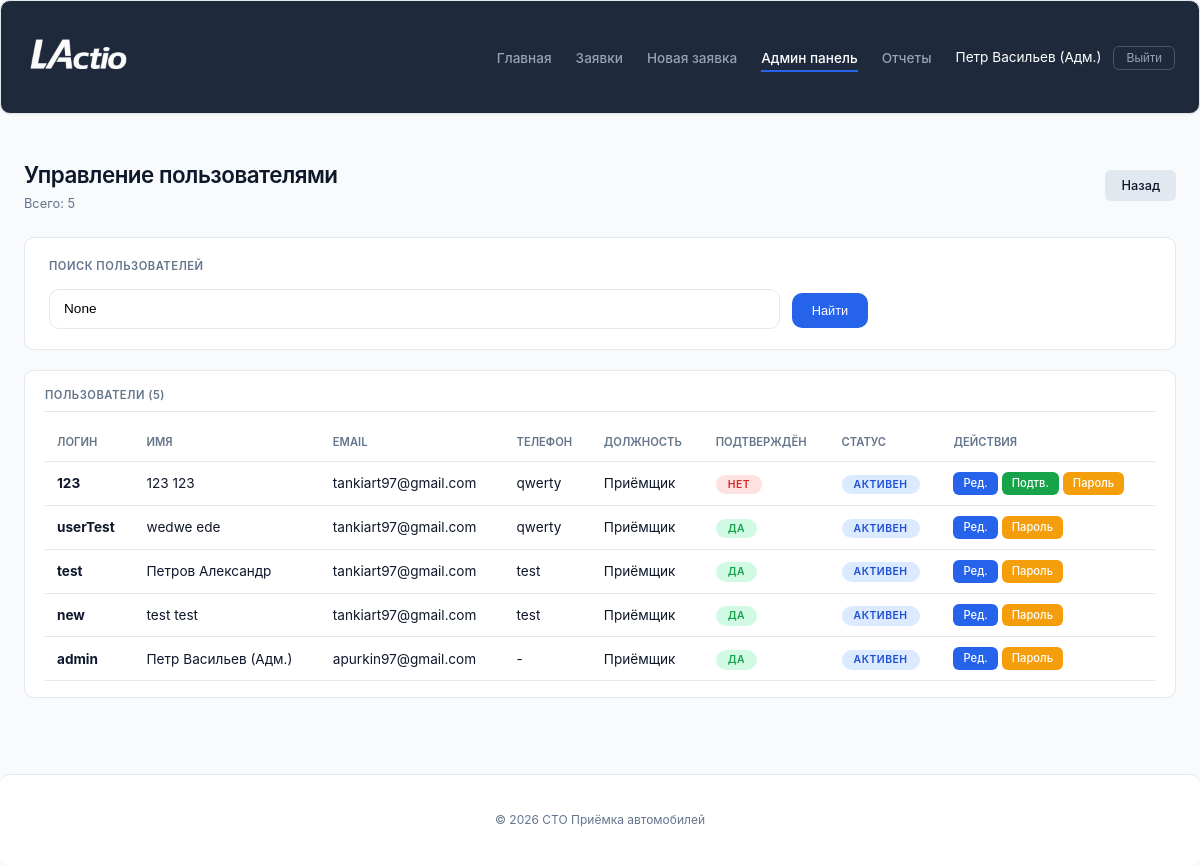
The page /admin-panel/users/ (signed in) on the database its author committed.
### service_reception/models.py (models this page shows, shortened)
class User(AbstractUser):
    POSITION_CHOICES = [
        ('admin', 'Администратор'),
        ('receptionist', 'Приёмщик'),
        ('master', 'Мастер'),
    ]
    phone = models.CharField(max_length=20, blank=True, verbose_name='Телефон')
    position = models.CharField(max_length=50, choices=POSITION_CHOICES, default='receptionist', verbose_name='Должность')
    avatar = models.ImageField(upload_to='avatars/', blank=True, null=True, verbose_name='Фото')
    is_approved = models.BooleanField(default=False, verbose_name='Подтверждён администратором')
    class Meta:
        verbose_name = 'Пользователь'
        verbose_name_plural = 'Пользователи'

### service_reception/admin_views.py (the view, shortened to what this page needs)
# urls.py: path('admin-panel/users/', admin_views.admin_users, name='admin_users'),
@login_required
@user_passes_test(is_admin)
def admin_users(request):
    users = User.objects.all().order_by('-date_joined')
    search = request.GET.get('search')
    context = {'users': users, 'search': search}
    return render(request, 'reception/admin/users.html', context)

### service_reception/admin_views.py (called while the page is built)
def is_admin(user):
    return user.is_staff or user.is_superuser

### service_reception/templates/reception/admin/users.html (shortened to what this page needs)
{% extends 'reception/base.html' %}
{% block content %}
<div class="page_header">
    <div>
        <div class="title">Управление пользователями</div>
        <div class="subtitle">Всего: {{ users.count }}</div>
    </div>
    <div class="actions">
        <a href="{% url 'service_reception:admin_dashboard' %}" class="btn btn_secondary">Назад</a>
    </div>
</div>
<div class="search_section">
    <div class="search_title">Поиск пользователей</div>
    <form method="get" class="search_form">
        <div class="search_field_group" style="grid-column: span 2;">
            <input type="text" name="search" class="search_field_input" placeholder="Поиск по имени, логину, email..." value="{{ search }}">
        </div>
        <div class="search_buttons">
            <button type="submit" class="btn btn_primary">Найти</button>
        </div>
    </form>
</div>
<div class="card">
    <div class="card_header">Пользователи ({{ users.count }})</div>
    {% if users %}
    <div class="table_wrapper">
        <table class="data_table">
            <thead>
                <tr>
                    <th class="data_table_header">Логин</th>
                    <th class="data_table_header">Имя</th>
                    <th class="data_table_header">Email</th>
                    <th class="data_table_header">Телефон</th>
                    <th class="data_table_header">Должность</th>
                    <th class="data_table_header">Подтверждён</th>
                    <th class="data_table_header">Статус</th>
                    <th class="data_table_header">Действия</th>
                </tr>
            </thead>
            <tbody>
                {% for u in users %}
                <tr>
                    <td class="data_table_cell"><strong>{{ u.username }}</strong></td>
                    <td class="data_table_cell">{{ u.get_full_name|default:"-" }}</td>
                    <td class="data_table_cell">{{ u.email|default:"-" }}</td>
                    <td class="data_table_cell">{{ u.phone|default:"-" }}</td>
                    <td class="data_table_cell">{{ u.get_position_display }}</td>
                    <td class="data_table_cell">
                        {% if u.is_approved %}
                            <span class="status_badge status_completed">Да</span>
                        {% else %}
                            <span class="status_badge status_cancelled">Нет</span>
                        {% endif %}
                    </td>
                    <td class="data_table_cell">
                        {% if u.is_active %}
                            <span class="status_badge status_active">Активен</span>
                        {% else %}
                            <span class="status_badge status_draft">Заблокирован</span>
                        {% endif %}
                    </td>
                    <td class="data_table_cell">
                        <div style="display: flex; gap: 4px; flex-wrap: wrap;">
                            <a href="{% url 'service_reception:admin_user_detail' u.id %}" class="btn btn_primary btn_small">Ред.</a>
                            {% if not u.is_approved %}
                            <a href="{% url 'service_reception:admin_user_approve' u.id %}" class="btn btn_success btn_small">Подтв.</a>
                            {% endif %}
                            <a href="{% url 'service_reception:admin_user_change_password' u.id %}" class="btn btn_warning btn_small">Пароль</a>
                        </div>
                    </td>
                </tr>
                {% endfor %}
            </tbody>
        </table>
    </div>
    {% else %}
    <div class="empty_state">Пользователи не найдены</div>
    {% endif %}
</div>
{% endblock %}

### service_reception/templates/reception/base.html (shortened to what this page needs)
{% load static %}
<!DOCTYPE html>
<html lang="ru">
<head>
    <link rel="stylesheet" href="{% static 'css/style.css' %}">
</head>
<body>
    <nav class="navbar_custom">
        <div class="main_container">
            <div class="nav_inner">
                <a class="navbar_brand" href="{% url 'service_reception:home' %}">
                    <img src="{% static 'images/logoo.png' %}" alt="СТО Приёмка" class="logo_img" style="height: 48px !important; width: auto !important;">
                </a>
                <ul class="navbar_menu">
                    <li><a class="navbar_link {% if request.path == '/' %}active{% endif %}" href="{% url 'service_reception:home' %}">Главная</a></li>
                    <li><a class="navbar_link {% if request.path == '/requests/' %}active{% endif %}" href="{% url 'service_reception:request_list' %}">Заявки</a></li>
                    <li><a class="navbar_link {% if request.path == '/requests/create/' %}active{% endif %}" href="{% url 'service_reception:request_create' %}">Новая заявка</a></li>
                    {% if user.is_authenticated %}
                        {% if user.is_staff %}
                            <li><a class="navbar_link {% if '/admin-panel/' in request.path %}active{% endif %}" href="{% url 'service_reception:admin_dashboard' %}">Админ панель</a></li>
                        {% endif %}
                        {% if user.is_staff %}
                            <li><a class="navbar_link {% if '/reports/receptionists/' in request.path %}active{% endif %}" href="{% url 'service_reception:reports_receptionists' %}">Отчеты</a></li>
                        {% endif %}
                        <li class="nav_user">
                            <span class="nav_username">{{ user.get_full_name|default:user.username }}</span>
                            <form method="post" action="{% url 'service_reception:logout' %}" class="nav_logout_form">
                                <button type="submit" class="btn_logout">Выйти</button>
                            </form>
                        </li>
                    {% else %}
                        <li><a class="btn btn_login" href="{% url 'service_reception:login' %}">Вход</a></li>
                        <li><a class="btn btn_register" href="{% url 'service_reception:register' %}">Регистрация</a></li>
                    {% endif %}
                </ul>
            </div>
        </div>
    </nav>
    <main class="main_container">
        {% block content %}{% endblock %}
    </main>
    <footer class="footer_custom">
        <div class="main_container">
            <p>© {% now "Y" %} СТО Приёмка автомобилей</p>
        </div>
    </footer>
</body>
</html>

### rows shown on the page
User: get_full_name "Петр Васильев (Адм.)", username "admin", email "apurkin97@gmail.com", phone "-", position "Приёмщик", is_approved "ДА", is_active "АКТИВЕН"
User: username "123", get_full_name "123 123", email "tankiart97@gmail.com", phone "qwerty", position "Приёмщик", is_approved "НЕТ", is_active "АКТИВЕН"
User: username "userTest", get_full_name "wedwe ede", email "tankiart97@gmail.com", phone "qwerty", position "Приёмщик", is_approved "ДА", is_active "АКТИВЕН"
User: username "test", get_full_name "Петров Александр", email "tankiart97@gmail.com", phone "test", position "Приёмщик", is_approved "ДА", is_active "АКТИВЕН"
User: username "new", get_full_name "test test", email "tankiart97@gmail.com", phone "test", position "Приёмщик", is_approved "ДА", is_active "АКТИВЕН"

### other values the page prints
{{ users.count }} "5"
